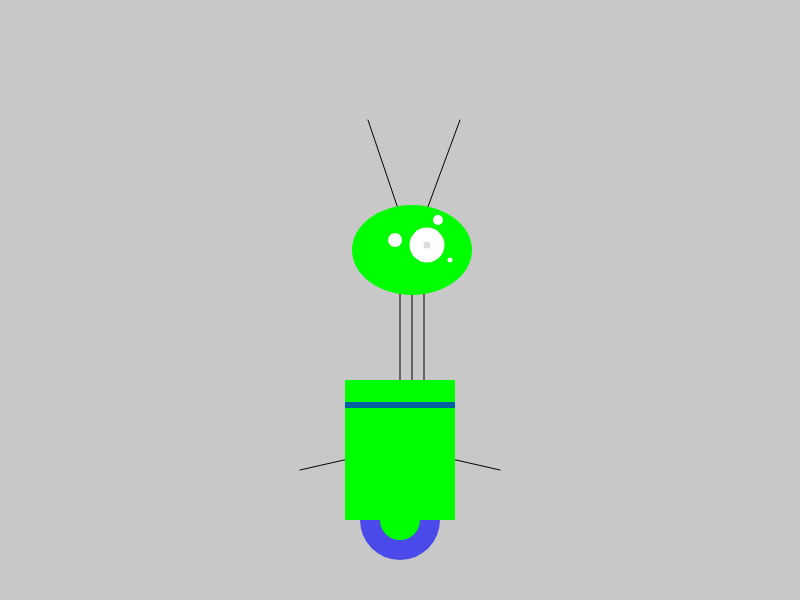
Frame 1 (no input)
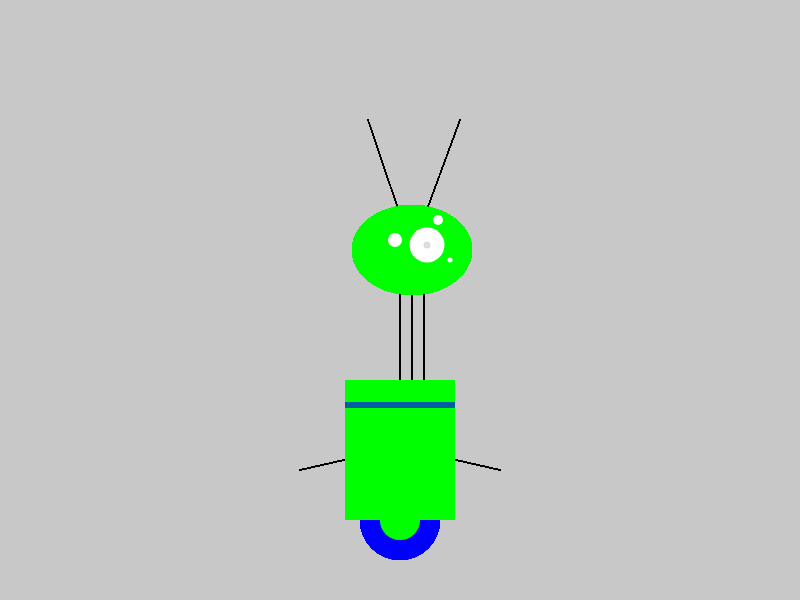
Frame 60 (no input)
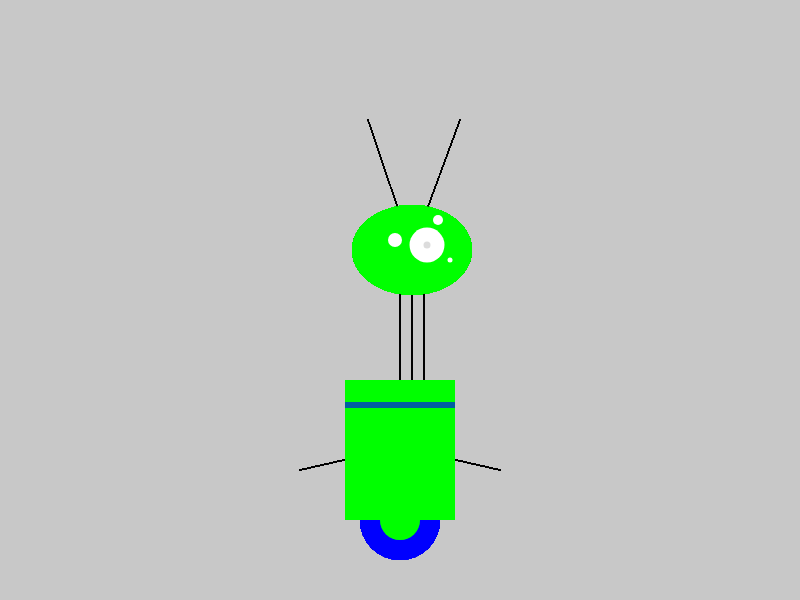
Frame 120 (the mouse pressed at the canvas centre since frame 60)

The p5.js sketch that drew these frames (run headless with seeded random() and noise() and a simulated clock; from frame 60 on, the mouse is pressed at the canvas centre):

// p5.js sketch
// ── sketch.js
function setup() {
  createCanvas(800, 600)
  background(200)
}

function draw() {
 
 c0 = color(0)
 c1 = color(100)
 c2 = color(255)
 c3 = color(220)
 c4 = color(0,0,255,160)
 c5 = color(0,255,0)
 
 
 
 stroke(0)

 line(width/2,380,width/2,250)
 line(width/2+12,380,width/2+12,250)
 line(width/2+24,380,width/2+24,250)
    line(width/2-32,120,width/2+12,250)
    line(width/2+60,120,width/2+12,250)
       
       line(width/2+100,470,width/2+12,450)
       line(width/2-100,470,width/2-12,450)
       
 noStroke()
 fill(c4)
 ellipse(width/2,520,80,80)
 fill(c5)
 ellipse(width/2,520,40,40)
  
 fill(c5)
 rectMode(CENTER)
 rect(width/2,450,110,140)
  
 fill(c4)
 rect(width/2,405,110,6)
  
 fill(c5)
 ellipse(width/2+12,250,120,90)
  
 fill(c2)
 ellipse(width/2+27,245,35,35)
  
 fill(c3)
 ellipse(width/2+27,245,7,7)
  
 fill(c2)
 ellipse(width/2+38,220,10,10,100)
 ellipse(width/2+50,260,5,5)
 ellipse(width/2-5,240,14,14)
  

}
